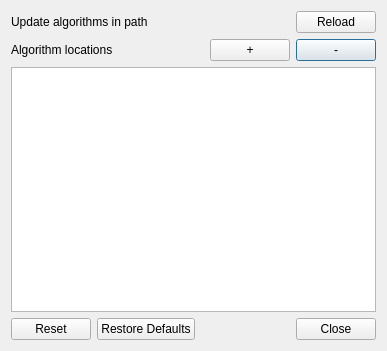
<?xml version="1.0" encoding="UTF-8"?>
<ui version="4.0">
 <class>Dialog</class>
 <widget class="QDialog" name="Dialog">
  <property name="geometry">
   <rect>
    <x>0</x>
    <y>0</y>
    <width>387</width>
    <height>351</height>
   </rect>
  </property>
  <property name="windowTitle">
   <string>Update algorithms path</string>
  </property>
  <layout class="QGridLayout" name="gridLayout">
   <item row="1" column="2">
    <widget class="QPushButton" name="remove_path">
     <property name="sizePolicy">
      <sizepolicy hsizetype="Fixed" vsizetype="Fixed">
       <horstretch>0</horstretch>
       <verstretch>0</verstretch>
      </sizepolicy>
     </property>
     <property name="text">
      <string>-</string>
     </property>
    </widget>
   </item>
   <item row="3" column="0" colspan="3">
    <widget class="QDialogButtonBox" name="buttonBox">
     <property name="orientation">
      <enum>Qt::Horizontal</enum>
     </property>
     <property name="standardButtons">
      <set>QDialogButtonBox::Close|QDialogButtonBox::Reset|QDialogButtonBox::RestoreDefaults</set>
     </property>
    </widget>
   </item>
   <item row="1" column="0">
    <widget class="QLabel" name="label">
     <property name="text">
      <string>Algorithm locations</string>
     </property>
    </widget>
   </item>
   <item row="2" column="0" colspan="3">
    <widget class="QListWidget" name="listWidget"/>
   </item>
   <item row="1" column="1">
    <widget class="QPushButton" name="add_path">
     <property name="sizePolicy">
      <sizepolicy hsizetype="Fixed" vsizetype="Fixed">
       <horstretch>0</horstretch>
       <verstretch>0</verstretch>
      </sizepolicy>
     </property>
     <property name="text">
      <string>+</string>
     </property>
    </widget>
   </item>
   <item row="0" column="0">
    <widget class="QLabel" name="label_2">
     <property name="text">
      <string>Update algorithms in path</string>
     </property>
    </widget>
   </item>
   <item row="0" column="2">
    <widget class="QPushButton" name="reload">
     <property name="text">
      <string>Reload</string>
     </property>
    </widget>
   </item>
  </layout>
 </widget>
 <resources/>
 <connections>
  <connection>
   <sender>buttonBox</sender>
   <signal>accepted()</signal>
   <receiver>Dialog</receiver>
   <slot>accept()</slot>
   <hints>
    <hint type="sourcelabel">
     <x>248</x>
     <y>254</y>
    </hint>
    <hint type="destinationlabel">
     <x>157</x>
     <y>274</y>
    </hint>
   </hints>
  </connection>
  <connection>
   <sender>buttonBox</sender>
   <signal>rejected()</signal>
   <receiver>Dialog</receiver>
   <slot>reject()</slot>
   <hints>
    <hint type="sourcelabel">
     <x>316</x>
     <y>260</y>
    </hint>
    <hint type="destinationlabel">
     <x>286</x>
     <y>274</y>
    </hint>
   </hints>
  </connection>
 </connections>
</ui>
